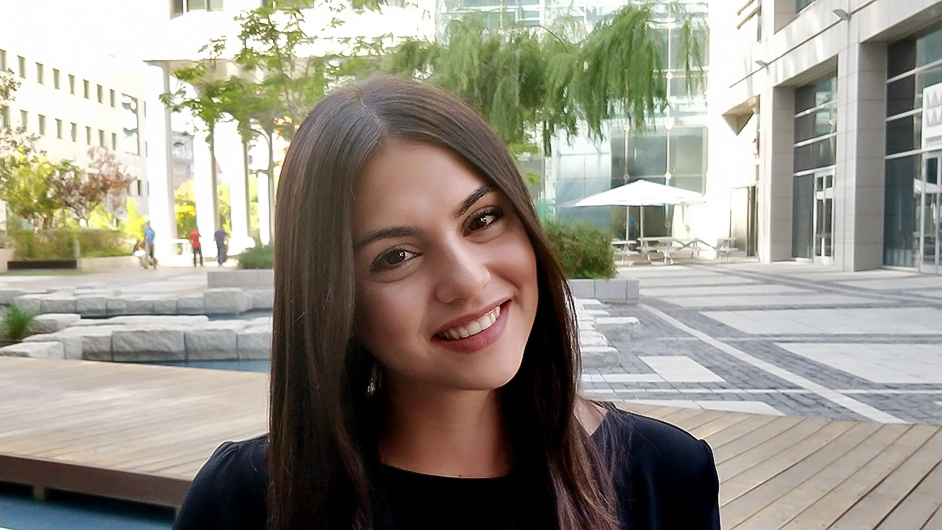
#> input picture src/resources/images/sample8.jpg, 942 x 530 px; its folder holds only this picture in this run
$ python sample.py --images ../resources/images
#> lines starting #> are read from the running program, lines starting #| are printed output that depends on the picture
# import the necessary packages
import numpy as np
import argparse
import glob
import cv2

def auto_canny(image, sigma=0.33):
	# compute the median of the single channel pixel intensities
	v = np.median(image)

	# apply automatic Canny edge detection using the computed median
	lower = int(max(0, (1.0 - sigma) * v))
	upper = int(min(255, (1.0 + sigma) * v))
	edged = cv2.Canny(image, lower, upper)

	# return the edged image
	return edged
# construct the argument parse and parse the arguments
ap = argparse.ArgumentParser()
ap.add_argument("-i", "--images", required=True,
	help="path to input dataset of images")
args = vars(ap.parse_args())

# loop over the images
for imagePath in glob.glob(args["images"] + "/*.jpg"):
	# load the image, convert it to grayscale, and blur it slightly
	image = cv2.imread(imagePath)
#> image is the input picture: shape (530, 942, 3); mean B, G, R 133.9, 144.8, 149.6
	gray = cv2.cvtColor(image, cv2.COLOR_BGR2GRAY)
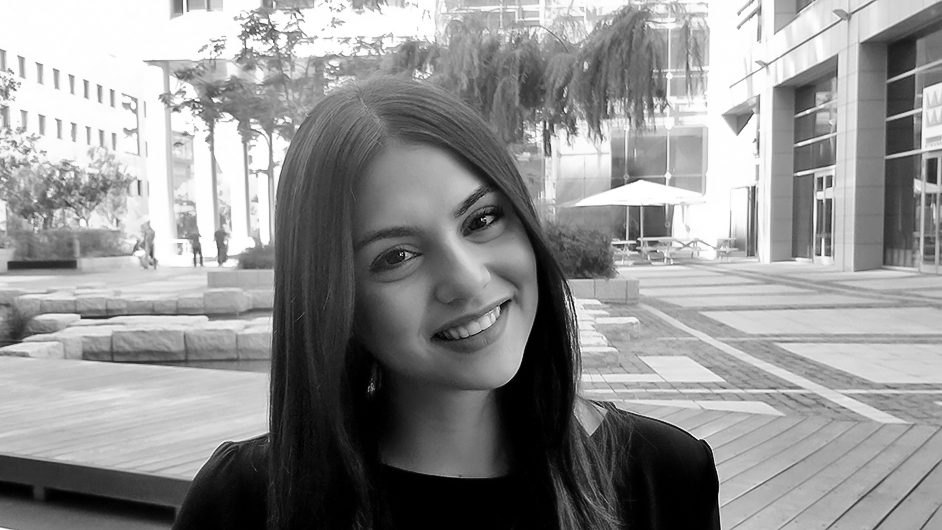
#> gray: shape (530, 942); min 0, max 255, mean 145
	blurred = cv2.GaussianBlur(gray, (3, 3), 0)

	# apply Canny edge detection using a wide threshold, tight
	# threshold, and automatically determined threshold
	wide = cv2.Canny(blurred, 10, 200)
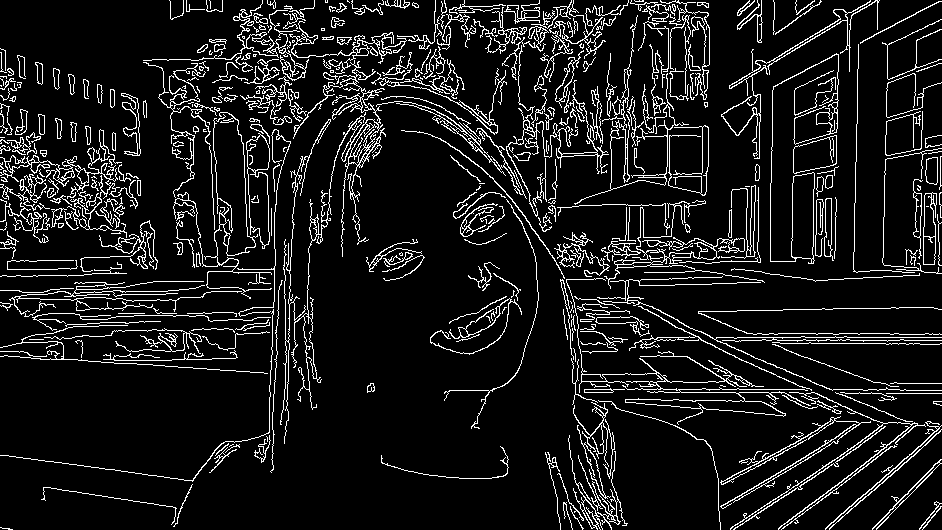
#> wide: shape (530, 942); 9.9% white in thin lines or dots
	tight = cv2.Canny(blurred, 225, 250)
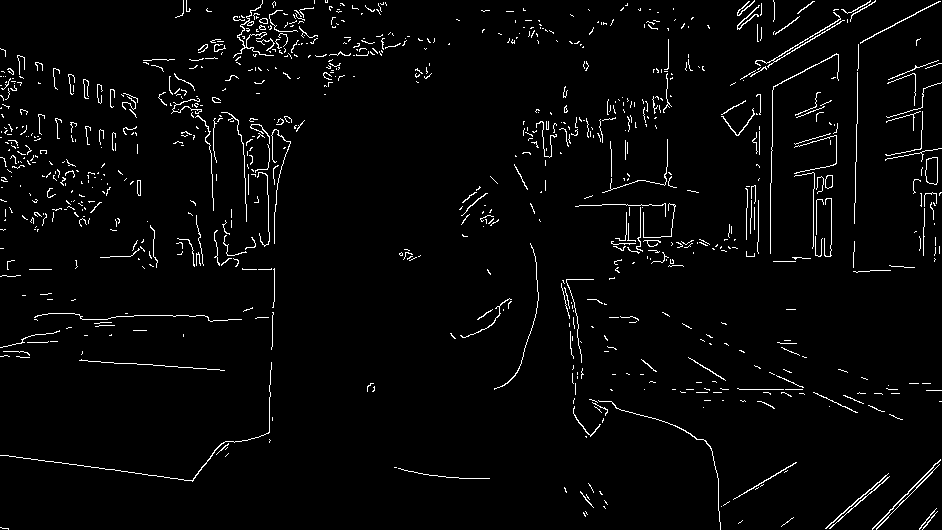
#> tight: shape (530, 942); 2.9% white in thin lines or dots
	auto = auto_canny(blurred)
#> in auto_canny, `v = np.median(image)`: v = 160
#> in auto_canny, `lower = int(max(0, (1.0 - sigma) * v))`: lower = 107
#> in auto_canny, `upper = int(min(255, (1.0 + sigma) * v))`: upper = 212
#> in auto_canny, `edged = cv2.Canny(image, lower, upper)`:
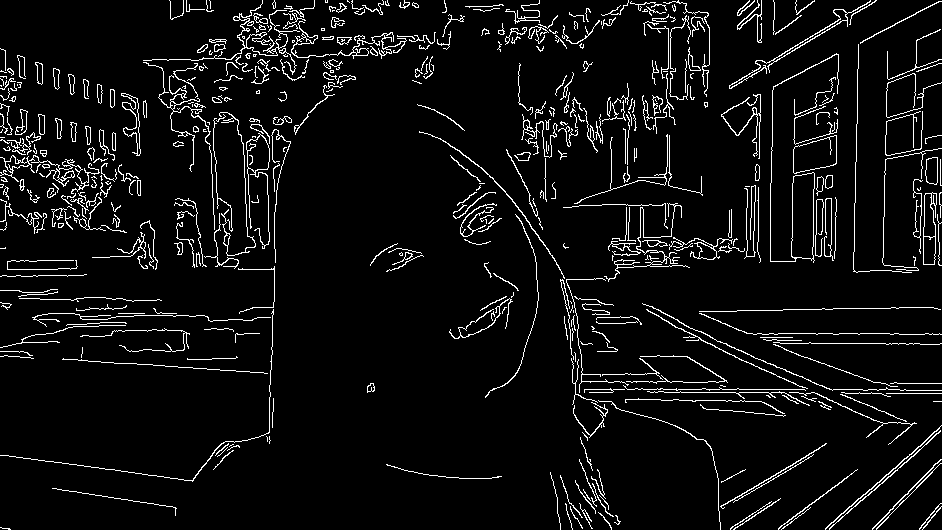
#> edged: shape (530, 942); 6% white in thin lines or dots

	# show the images
	cv2.imshow("Original", image)
	cv2.imshow("Edges", np.hstack([wide, tight, auto]))
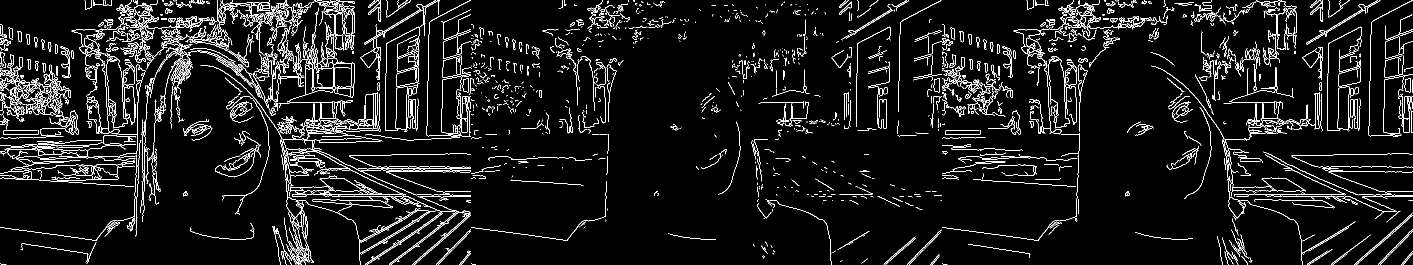
#> window 'Edges': shape (530, 2826) (shown at 1/2 size); 6.2% white in thin lines or dots
	cv2.waitKey(0)
